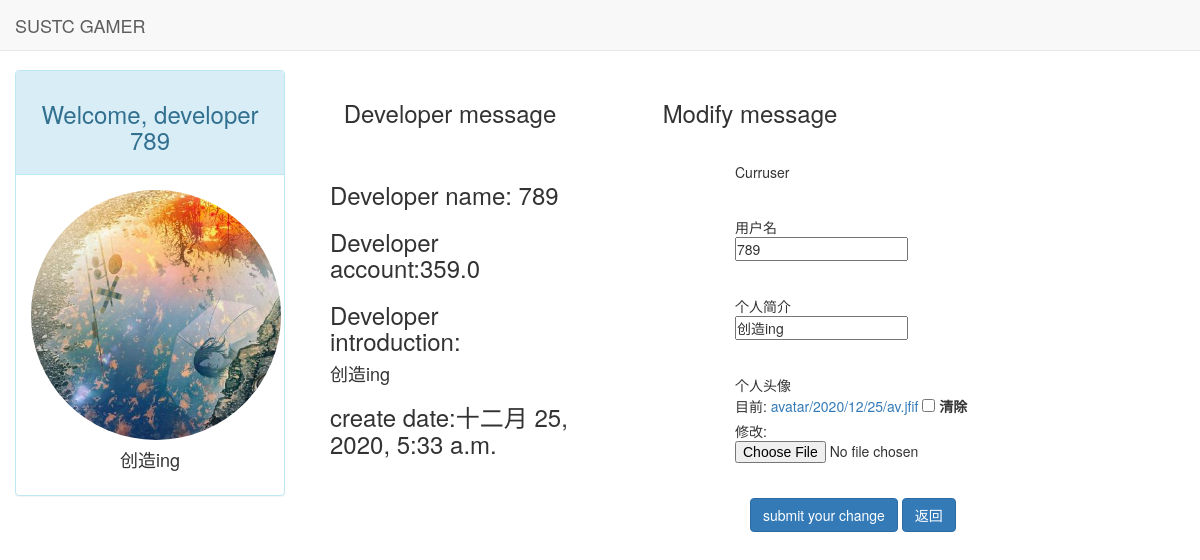
Page /developer/modify (signed in) on the earlier database version.
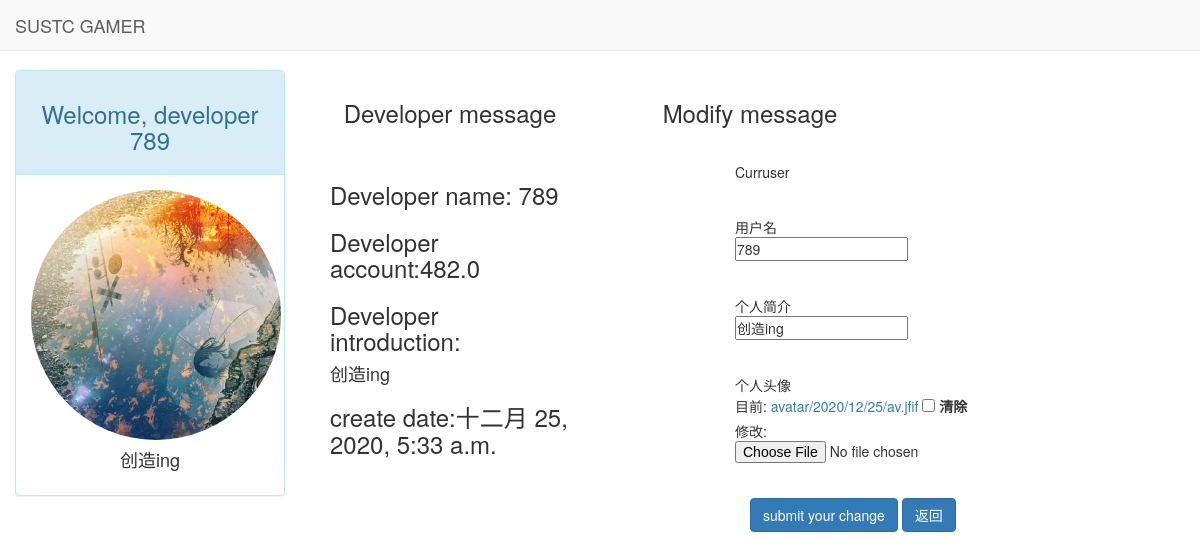
Same page on the later database version.
### developer/models.py (models this page shows, shortened)
class Developer(models.Model):
    user = models.OneToOneField(User, on_delete=models.CASCADE)
    account = models.FloatField(default=0)
    introduction = models.CharField(max_length=300, default="创造ing")
    create_date = models.DateTimeField(auto_now_add=True)
    avatar = models.ImageField(upload_to="avatar/%Y/%m/%d/", default='avatar/defaultAv.png')
    class Meta:
        ordering = ['-create_date', ]

### developer/views.py (the view)
# urls.py: path('modify', views.modify_developer_message, name='modify developer message'),
def modify_developer_message(request):
    user = request.user
    developer = get_object_or_404(Developer, user=user)
    context = {}
    context.update(csrf(request))
    if request.method == "POST":
        modify_form = UserModifyForm(request.POST,request.FILES)
        if modify_form.is_valid():
            user.username = modify_form.cleaned_data["name"]
            developer.introduction =modify_form.cleaned_data["introduction"]
            if(modify_form.cleaned_data['avatar'] is not None):
                developer.avatar = modify_form.cleaned_data['avatar']
            user.save()
            developer.save()
            return redirect(reverse("developer home"))
    else:
        initial = {"name": user.username, "introduction": developer.introduction,"avatar":developer.avatar}
        modify_form = UserModifyForm(initial=initial)
    context["user"] = user
    context["developer"] = developer
    context["form"] = modify_form
    return render(request, "modify_developer_message.html", context)

### developer/forms.py (shortened to what this page needs)
class UserModifyForm(forms.Form):
    curruser = forms.CharField(widget=forms.HiddenInput)
    name = forms.CharField(label="用户名", max_length=20, min_length=3)
    introduction = forms.CharField(label="个人简介")
    avatar = forms.ImageField(label="个人头像",required=False)

### developer/templates/modify_developer_message.html (shortened to what this page needs)
{% load static %}
<!DOCTYPE html>
<html lang="en">
<head>
    <link rel="stylesheet" href="{% static 'base.css' %}">
    <link rel="stylesheet" href="{% static 'bootstrap-3.3.7/css/bootstrap.min.css' %}">
</head>
<body>
<div class="navbar navbar-default navbar-fixed-top" role="navigation">
    <div class="container-fluid">
        <div class="navbar-header">
            <a class="navbar-brand" href="{% url 'home' %}">SUSTC GAMER</a>
        </div>
    </div>
</div>
{% block content %}
    <div class="container-fluid">
        <div class="row">
        <div class="col-lg-3" style="text-align: center">
                <div class="panel panel-info">
                    <div class="panel-heading" style="text-align: center">
                        <h3>Welcome, developer {{ user.username }}</h3>
                    </div>
                    <div class="panel-body">
                        <img src="{{ developer.avatar.url }}" height="250" width="250" alt="" class="img-circle">
                        <br>
                        <h4>{{ developer.introduction }}</h4>
                    </div>
                </div>
            </div>
            <div class="col-lg-3">
                <div class="panel-heading" style="text-align: center;">
                <h3>Developer message</h3>
                </div>
                <div class="panel-body">
                <h3>Developer name: {{user.username}}</h3>
                <h3>Developer account:{{developer.account}}</h3>
                <h3>Developer introduction:</h3>
                <h4>{{developer.introduction}}</h4>
                <h3>create date:{{developer.create_date}}</h3>
                </div>
            </div>
            <div class="col-lg-3">
                <div class="panel-heading" style="text-align: center;">
                    <h3>Modify message</h3>
                </div>
                <div class="panel-body">
                <form action="" method="post" , enctype="multipart/form-data">
                    {% for field in form %}
                        <div class="form-group">
                            <div class="row margin-top:20px">
                            {{ field.label }}<br>
                                {{ field }}
                            </div>
                        <br>
                        </div>
                    {% endfor %}
                <button type="submit" class="btn btn-primary">
                    submit your change
                </button>
                <a href="{% url 'developer home' %}">
            <button type="button" class="btn btn-primary">返回</button>
        </a>
                </form>
                </div>
            </div>
        </div>
    </div>
{% endblock %}

### static/base.css (style rules this page uses)
* { margin: 0; padding: 0; }
body { margin-top: 70px!important; }
form { padding: 0 15px 15px 120px; width: 500px; height: 350px; }
form label { display: inline-block; width: 110px; height: 20px; }

Differences in the rows shown:
changed Developer "创造ing": account "359.0" → "482.0"
